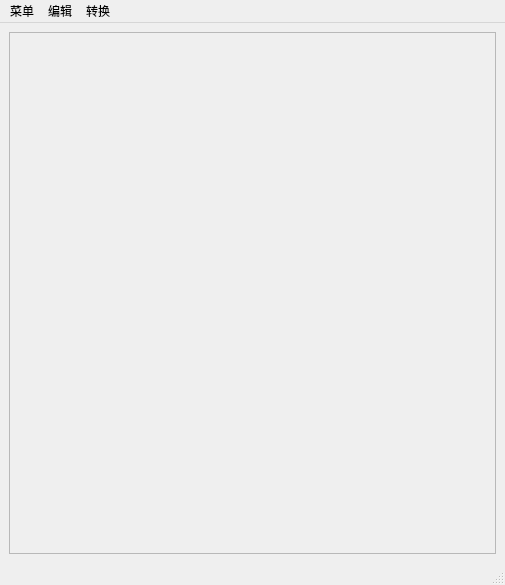
<?xml version="1.0" encoding="UTF-8"?>
<ui version="4.0">
 <class>MainWindow</class>
 <widget class="QMainWindow" name="MainWindow">
  <property name="geometry">
   <rect>
    <x>0</x>
    <y>0</y>
    <width>505</width>
    <height>585</height>
   </rect>
  </property>
  <property name="windowTitle">
   <string>twd文件查看器</string>
  </property>
  <property name="windowIcon">
   <iconset theme="a">
    <normaloff>.</normaloff>.</iconset>
  </property>
  <widget class="QWidget" name="twd_main">
   <layout class="QVBoxLayout" name="verticalLayout_3">
    <item>
     <widget class="QPlainTextEdit" name="main_textedit">
      <property name="enabled">
       <bool>false</bool>
      </property>
     </widget>
    </item>
   </layout>
  </widget>
  <widget class="QMenuBar" name="menubar">
   <property name="geometry">
    <rect>
     <x>0</x>
     <y>0</y>
     <width>505</width>
     <height>23</height>
    </rect>
   </property>
   <widget class="QMenu" name="menu_menu">
    <property name="title">
     <string>菜单</string>
    </property>
    <addaction name="action_new"/>
    <addaction name="action_open"/>
    <addaction name="action_save"/>
    <addaction name="action_saveas"/>
    <addaction name="action_set"/>
    <addaction name="action_close"/>
    <addaction name="action_exit"/>
   </widget>
   <widget class="QMenu" name="menu_edit">
    <property name="title">
     <string>编辑</string>
    </property>
    <addaction name="action_search"/>
   </widget>
   <widget class="QMenu" name="menu_conversion">
    <property name="title">
     <string>转换</string>
    </property>
    <addaction name="action_twd_text"/>
    <addaction name="action_text_twd"/>
   </widget>
   <addaction name="menu_menu"/>
   <addaction name="menu_edit"/>
   <addaction name="menu_conversion"/>
  </widget>
  <widget class="QStatusBar" name="statusbar"/>
  <action name="action_new">
   <property name="text">
    <string>新建</string>
   </property>
  </action>
  <action name="action_open">
   <property name="text">
    <string>打开</string>
   </property>
  </action>
  <action name="action_save">
   <property name="enabled">
    <bool>false</bool>
   </property>
   <property name="text">
    <string>保存</string>
   </property>
  </action>
  <action name="action_saveas">
   <property name="enabled">
    <bool>false</bool>
   </property>
   <property name="text">
    <string>另存为</string>
   </property>
  </action>
  <action name="action_set">
   <property name="text">
    <string>设置</string>
   </property>
  </action>
  <action name="action_close">
   <property name="enabled">
    <bool>false</bool>
   </property>
   <property name="text">
    <string>关闭</string>
   </property>
  </action>
  <action name="action_exit">
   <property name="text">
    <string>退出</string>
   </property>
  </action>
  <action name="action_search">
   <property name="enabled">
    <bool>false</bool>
   </property>
   <property name="text">
    <string>查找</string>
   </property>
  </action>
  <action name="action_set_db">
   <property name="text">
    <string>设置</string>
   </property>
  </action>
  <action name="action_twd_text">
   <property name="enabled">
    <bool>false</bool>
   </property>
   <property name="text">
    <string>twd-文本</string>
   </property>
  </action>
  <action name="action_text_twd">
   <property name="enabled">
    <bool>false</bool>
   </property>
   <property name="text">
    <string>文本-twd</string>
   </property>
  </action>
 </widget>
 <resources/>
 <connections/>
</ui>
